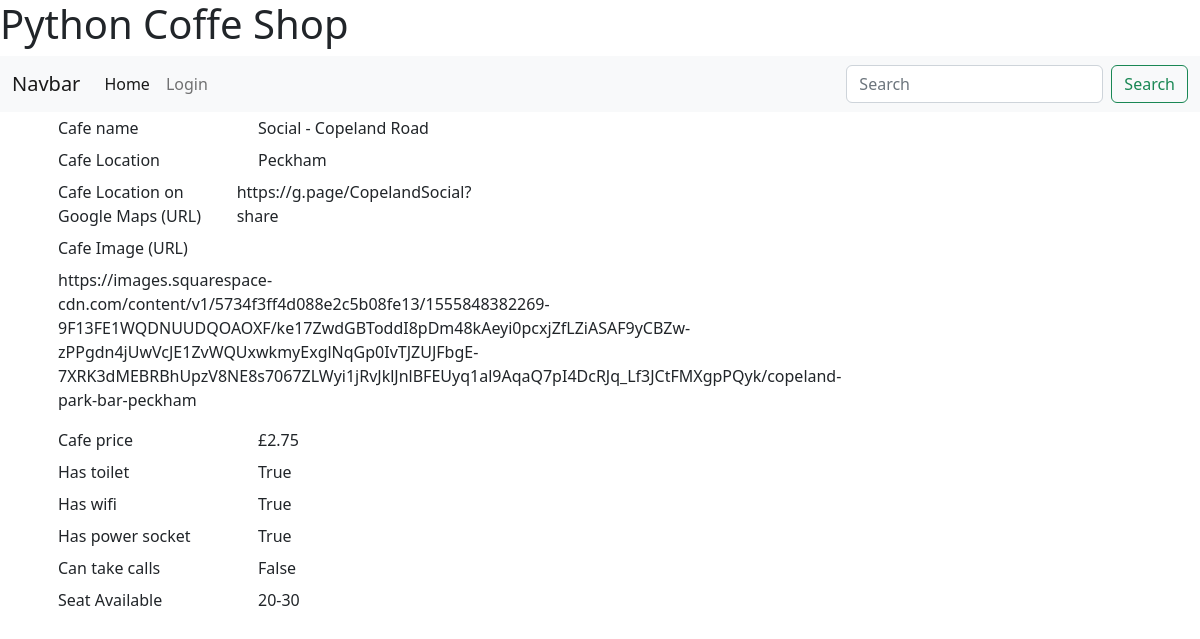
The page /show/2 on the database its author committed.
### main.py (models this page shows, shortened)
class Cafe(db.Model):
    id = db.Column(db.Integer, primary_key=True)
    name = db.Column(db.String(250), unique=True, nullable=False)
    location = db.Column(db.String(250), nullable=False)
    map_url = db.Column(db.String(500), nullable=False)
    img_url = db.Column(db.String(500), nullable=False)
    seats = db.Column(db.String(250), nullable=False)
    has_toilet = db.Column(db.Boolean, nullable=False)
    has_wifi = db.Column(db.Boolean, nullable=False)
    has_sockets = db.Column(db.Boolean, nullable=False)
    can_take_calls = db.Column(db.Boolean, nullable=False)
    coffee_price = db.Column(db.String(250), nullable=True)

### main.py (the view)
@app.route("/show/<int:cafe_id>")
def showRecord(cafe_id):
    cafe = db.session.query(Cafe).get(cafe_id)
    if cafe:
        form = CafeForm()
        form.cafe_name.data = cafe.name
        form.location.data = cafe.location
        form.map_url.data = cafe.map_url
        form.img_url.data = cafe.img_url
        form.coffee_price.data = cafe.coffee_price
        form.has_toilet.data = cafe.has_toilet
        form.has_wifi.data = cafe.has_wifi
        form.has_socket.data = cafe.has_sockets
        form.can_take_calls.data = cafe.can_take_calls
        form.seat_available.data = cafe.seats
        return render_template("cafe_detail.html", form=form, cafe_id=cafe_id)
    else:
        return jsonify(error={"Not Found": "Sorry a cafe with that id was not found in the database."}), 404

### main.py
class CafeForm(FlaskForm):
    cafe_name = StringField('Cafe name', validators=[DataRequired(), Length(max=250)])
    location = SelectField('Cafe Location', choices=[
                    "London Bridge", "Peckham", "Bermodsey", "Hackney", "Shoreditch", "Clerkenwell", "Whitechapel",
                    "Bankside", "Barbican", "Shouth Kensington", "Borough"]
                    , validators=[DataRequired(), Length(max=250)])
    map_url = StringField("Cafe Location on Google Maps (URL)", validators=[DataRequired(), URL(), Length(max=500)])
    img_url = StringField("Cafe Image (URL)", validators=[DataRequired(), URL(), Length(max=500)])
    coffee_price = StringField("Cafe price", validators=[DataRequired()])
    has_toilet = BooleanField("Has toilet")
    has_wifi = BooleanField("Has wifi")
    has_socket = BooleanField("Has power socket")
    can_take_calls = BooleanField("Can take calls")
    seat_available = SelectField('Seat Available', choices=[ "0 - 10", "10-20", "20-30", "40-50", "50+"], validators=[DataRequired()])

### templates/cafe_detail.html (shortened to what this page needs)
{% extends 'base.html'  %}
{% block content %}
<form id="myform" action="{{url_for('update')}}" method="post">
{% for item in form %}
        {% if item.type == "CSRFTokenField" or item.type == "HiddenField" %}
            {{item}}
        {% else %}
        <div class="container px-5">
            <div class="row gx-5" style="width:600px">
                <div class="col p-1">{{ item.label }}</div>
                <div class="col p-1">
                {% if current_user.is_authenticated %}
                  {{ item }}
                {% else %}
                  {{ item.data }}
                {% endif %}
                </div>
                <div class="col p-1">
                </div>
            </div>
        </div>
        {% endif %}
{% endfor %}
</form>
{% endblock %}

### rows shown on the page
Cafe: data "Social - Copeland Road" "Peckham" "https://g.page/CopelandSocial?share" "https://images.squarespace-cdn.com/content/v1/5734f3ff4d088e2c5b08fe13/1555848382269-9F13FE1WQDNUUDQOAOXF/ke17ZwdGBToddI8pDm48kAeyi0pcxjZfLZiASAF9yCBZw-zPPgdn4jUwVcJE1ZvWQUxwkmyExglNqGp0IvTJZUJFbgE-7XRK3dMEBRBhUpzV8NE8s7067ZLWyi1jRvJklJnlBFEUyq1al9AqaQ7pI4DcRJq_Lf3JCtFMXgpPQyk/copeland-park-bar-peckham" "£2.75" "20-30"

### other values the page prints
{{ item.label }} "Cafe name" "Cafe Location" "Cafe Location on Google Maps (URL)" "Cafe Image (URL)" "Cafe price" "Has toilet" "Has wifi" "Has power socket" "Can take calls" "Seat Available"
{{ item.data }} "True" "True" "True" "False"
